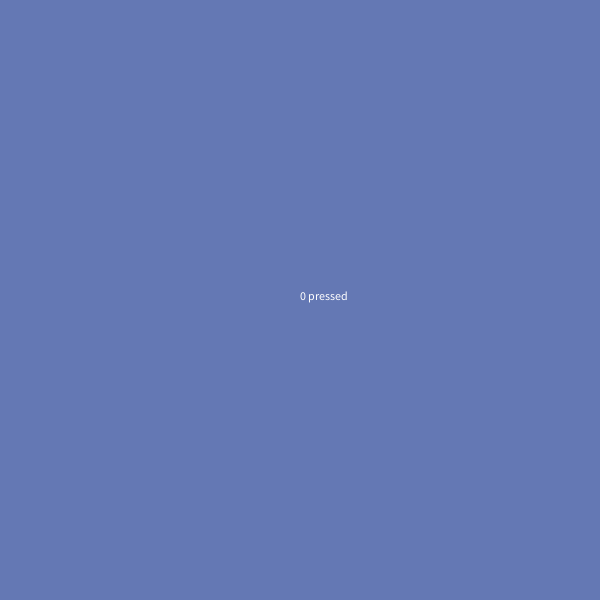
Frame 1 (no input)
Frame 60 (the mouse pressed at the canvas centre just before this capture): identical to frame 1, image omitted
Frame 120 (the mouse held since frame 60 and released just before this capture): identical to frame 1, image omitted

The Processing sketch that drew this single still picture (run headless with seeded random() and noise(); from frame 60 on, the mouse is pressed at the canvas centre):

// Processing sketch: w05_00_simpleSlide
// ── w05_00_simpleSlide.pde
// bryan ma for code 2 sp 19

int slide = 0;

color[] slideColors = {
  color(100, 120, 180),
  color(180, 120, 100),
  color(120, 100, 180),
  color(255, 0, 255)
};

String[] slideTexts = {
  "0 pressed",
  "1 pressed",
  "2 pressed",
  "3 pressed",
};

void setup() {
  size(600, 600);
}

void draw() {
  background(slideColors[slide]);
  text(slideTexts[slide], width/2, height/2);
}

void keyPressed() {
  switch (slide) {
    case 0:
    case 1:
    case 2:
      advance();
      break;
    case 3:
      break;
    default:
      break;
  }
}

void advance() {
  slide++;
}
